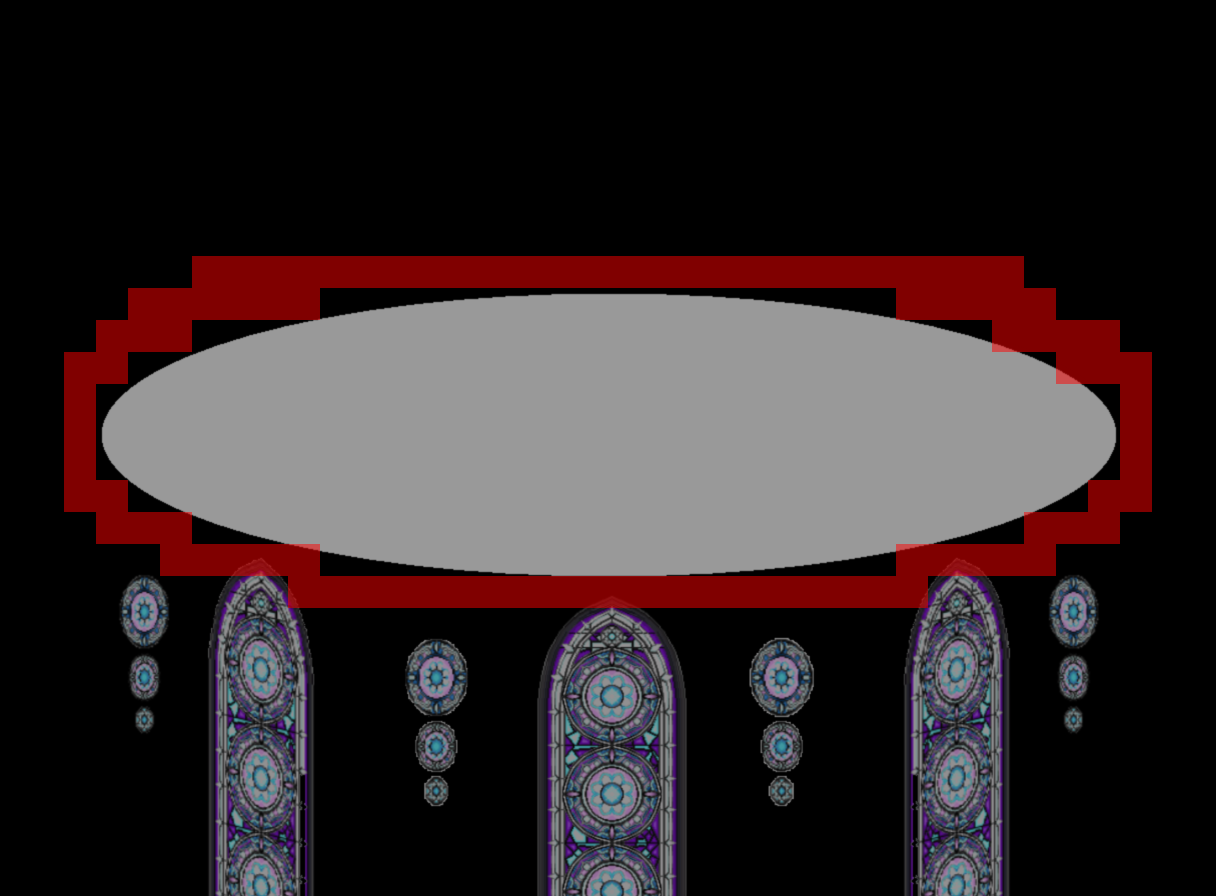

A level layout from a 2D game, rendered from its tile map. Below: a short description, then the map file with tile-grid data replaced by summaries:
An orthogonal 38x28 tile map with 32x32 px tiles, 2 tile layers (Tile Layer 1, Collision Layer), 2 tilesets.

<map version="1.0" orientation="orthogonal" width="38" height="28" tilewidth="32" tileheight="32">
 <tileset firstgid="1" name="Station2" tilewidth="32" tileheight="32">
  <image source="../../Resources/Graphics/Tilesets/Station2.png" width="1024" height="768" />
 </tileset>
 <tileset firstgid="769" name="Collision Layer" tilewidth="32" tileheight="32">
  <image source="../../Resources/Graphics/Tilesets/Collisions.png" width="64" height="32" />
 </tileset>
 <layer name="Tile Layer 1" width="38" height="28" opacity="0.63">
  <properties>
   <property name="Set Collision Layer" value="Collision Layer" />
  </properties>
  <data>[1064 cells, 608 non-empty, 608 distinct tile ids]</data>
 </layer>
 <layer name="Collision Layer" width="38" height="28">
  <properties>
   <property name="Collision Layer" value="True" />
   <property name="Enforce On" value="0" />
  </properties>
  <data>[1064 cells, 95 non-empty, 1 distinct tile ids]</data>
 </layer>
</map>
